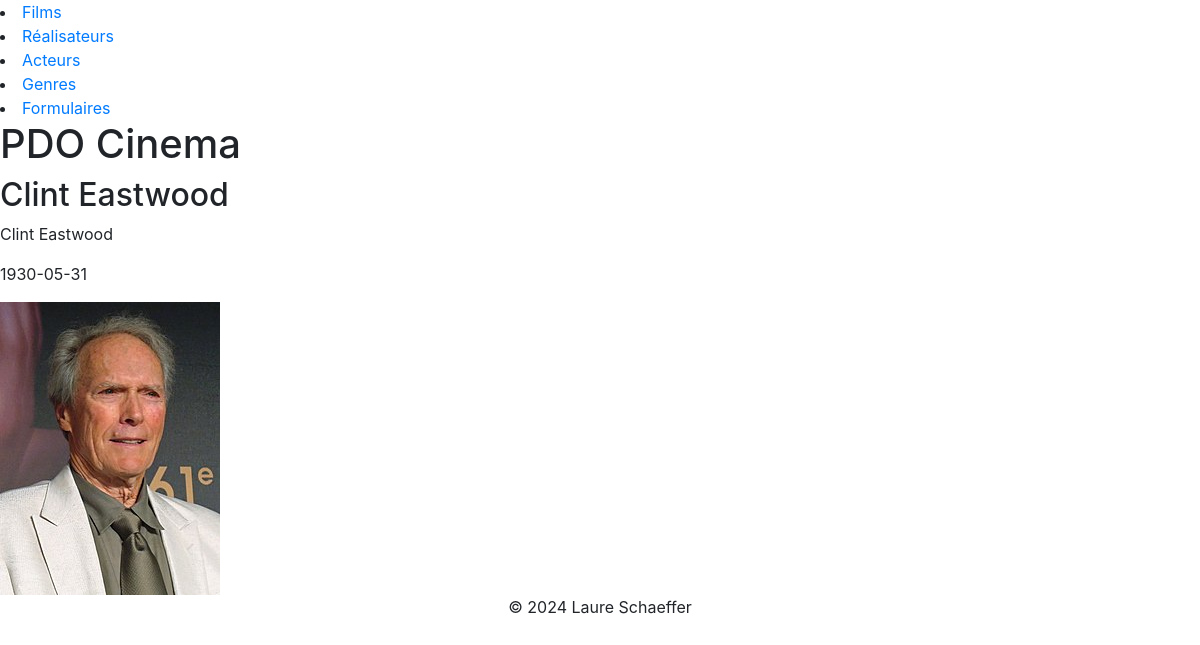
The page /index.php?action=detailActeur&id=1 on the database its author committed.
### tables this page shows
CREATE TABLE IF NOT EXISTS `personne` (
  `id_personne` int NOT NULL AUTO_INCREMENT,
  `nom` varchar(50) DEFAULT NULL,
  `prenom` varchar(50) DEFAULT NULL,
  `sexe` varchar(10) DEFAULT NULL,
  `date_naissance` date DEFAULT NULL,
  `photo` text,
  PRIMARY KEY (`id_personne`)
);

### controller/CinemaController.php (called while the page is built, shortened)
<?php
class CinemaController {
    public function detailActeur($id) {
        $pdo = Connect::seConnecter();
        $requeteActeur = $pdo->prepare("SELECT CONCAT(p.prenom, ' ', p.nom) AS nomActeur, p.date_naissance, p.photo
        FROM acteur a
        INNER JOIN personne p ON a.id_personne = p.id_personne
        WHERE id_acteur = :id");
        $requeteActeur->execute(["id" => $id]);
        require "view/personnes/detailActeur.php";
    }
}

### view/personnes/detailActeur.php (the view, shortened to what this page needs)
        <section class="detail">
        <?php foreach($requeteActeur->fetchAll() as $acteur) { ?>
            <div class="detail-header">
                <p><?= $acteur["nomActeur"] ?></p>
                <p><?= $acteur["date_naissance"]?></p>
            </div>
            <div class="detail-main">
                <img src="<?=$acteur["photo"]?>" alt="photo de l'acteur">
            </div>
    </section>
<?php  }
require_once "view/template.php";

### rows shown on the page
personne: nomActeur "Clint Eastwood", date_naissance "1930-05-31", photo (picture)

### other values the page prints
$titre_secondaire "Clint Eastwood"
